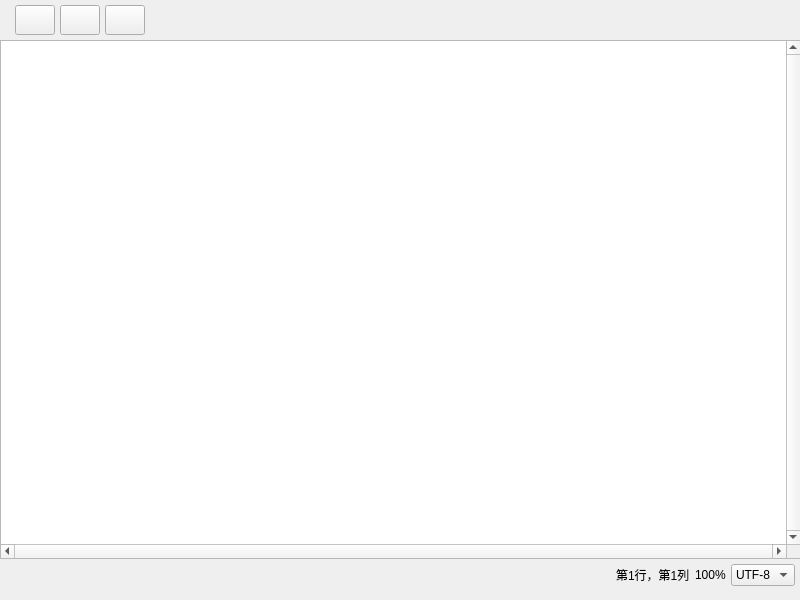
<?xml version="1.0" encoding="UTF-8"?>
<ui version="4.0">
 <class>Widget</class>
 <widget class="QWidget" name="Widget">
  <property name="geometry">
   <rect>
    <x>0</x>
    <y>0</y>
    <width>800</width>
    <height>600</height>
   </rect>
  </property>
  <property name="windowTitle">
   <string>Widget</string>
  </property>
  <widget class="QWidget" name="verticalLayoutWidget">
   <property name="geometry">
    <rect>
     <x>0</x>
     <y>0</y>
     <width>801</width>
     <height>591</height>
    </rect>
   </property>
   <layout class="QVBoxLayout" name="verticalLayout">
    <property name="spacing">
     <number>5</number>
    </property>
    <property name="sizeConstraint">
     <enum>QLayout::SetNoConstraint</enum>
    </property>
    <item>
     <layout class="QHBoxLayout" name="horizontalLayout">
      <property name="sizeConstraint">
       <enum>QLayout::SetDefaultConstraint</enum>
      </property>
      <property name="leftMargin">
       <number>15</number>
      </property>
      <property name="topMargin">
       <number>5</number>
      </property>
      <item>
       <widget class="QPushButton" name="openBtn">
        <property name="enabled">
         <bool>true</bool>
        </property>
        <property name="sizePolicy">
         <sizepolicy hsizetype="Minimum" vsizetype="Minimum">
          <horstretch>0</horstretch>
          <verstretch>0</verstretch>
         </sizepolicy>
        </property>
        <property name="minimumSize">
         <size>
          <width>30</width>
          <height>30</height>
         </size>
        </property>
        <property name="cursor">
         <cursorShape>PointingHandCursor</cursorShape>
        </property>
        <property name="focusPolicy">
         <enum>Qt::StrongFocus</enum>
        </property>
        <property name="styleSheet">
         <string notr="true"> QPushButton:hover { border-image: url(:/img/file_down.png); }

QPushButton { border-image: url(:/img/file_default.png); }</string>
        </property>
        <property name="text">
         <string/>
        </property>
       </widget>
      </item>
      <item>
       <widget class="QPushButton" name="saveBtn">
        <property name="enabled">
         <bool>true</bool>
        </property>
        <property name="sizePolicy">
         <sizepolicy hsizetype="Minimum" vsizetype="Minimum">
          <horstretch>0</horstretch>
          <verstretch>0</verstretch>
         </sizepolicy>
        </property>
        <property name="minimumSize">
         <size>
          <width>30</width>
          <height>30</height>
         </size>
        </property>
        <property name="cursor">
         <cursorShape>PointingHandCursor</cursorShape>
        </property>
        <property name="styleSheet">
         <string notr="true">QPushButton{border-image: url(:/img/save_default.png);}

QPushButton:hover{border-image: url(:/img/save_down.png);}</string>
        </property>
        <property name="text">
         <string/>
        </property>
       </widget>
      </item>
      <item>
       <widget class="QPushButton" name="closeBtn">
        <property name="minimumSize">
         <size>
          <width>30</width>
          <height>30</height>
         </size>
        </property>
        <property name="cursor">
         <cursorShape>PointingHandCursor</cursorShape>
        </property>
        <property name="styleSheet">
         <string notr="true">QPushButton{border-image: url(:/img/close.png);}

QPushButton:hover{border-image: url(:/img/close_down.png);}</string>
        </property>
        <property name="text">
         <string/>
        </property>
        <property name="iconSize">
         <size>
          <width>32</width>
          <height>32</height>
         </size>
        </property>
       </widget>
      </item>
      <item>
       <spacer name="horizontalSpacer_2">
        <property name="orientation">
         <enum>Qt::Horizontal</enum>
        </property>
        <property name="sizeHint" stdset="0">
         <size>
          <width>40</width>
          <height>20</height>
         </size>
        </property>
       </spacer>
      </item>
     </layout>
    </item>
    <item>
     <widget class="MyTextEdit" name="textEdit">
      <property name="sizePolicy">
       <sizepolicy hsizetype="Minimum" vsizetype="Expanding">
        <horstretch>0</horstretch>
        <verstretch>0</verstretch>
       </sizepolicy>
      </property>
      <property name="font">
       <font>
        <family>微软雅黑</family>
        <pointsize>12</pointsize>
       </font>
      </property>
      <property name="focusPolicy">
       <enum>Qt::StrongFocus</enum>
      </property>
      <property name="verticalScrollBarPolicy">
       <enum>Qt::ScrollBarAlwaysOn</enum>
      </property>
      <property name="horizontalScrollBarPolicy">
       <enum>Qt::ScrollBarAlwaysOn</enum>
      </property>
     </widget>
    </item>
    <item>
     <layout class="QHBoxLayout" name="horizontalLayout_2">
      <property name="rightMargin">
       <number>6</number>
      </property>
      <item>
       <spacer name="horizontalSpacer">
        <property name="orientation">
         <enum>Qt::Horizontal</enum>
        </property>
        <property name="sizeHint" stdset="0">
         <size>
          <width>40</width>
          <height>20</height>
         </size>
        </property>
       </spacer>
      </item>
      <item>
       <widget class="QLabel" name="label_2">
        <property name="enabled">
         <bool>true</bool>
        </property>
        <property name="styleSheet">
         <string notr="true"/>
        </property>
        <property name="text">
         <string>第1行，第1列</string>
        </property>
       </widget>
      </item>
      <item>
       <widget class="QLabel" name="label_3">
        <property name="styleSheet">
         <string notr="true"/>
        </property>
        <property name="text">
         <string>100%</string>
        </property>
       </widget>
      </item>
      <item>
       <widget class="QComboBox" name="comboBox">
        <item>
         <property name="text">
          <string>UTF-8</string>
         </property>
        </item>
        <item>
         <property name="text">
          <string>GBK</string>
         </property>
        </item>
       </widget>
      </item>
     </layout>
    </item>
    <item>
     <widget class="QFrame" name="frame">
      <property name="frameShape">
       <enum>QFrame::StyledPanel</enum>
      </property>
      <property name="frameShadow">
       <enum>QFrame::Raised</enum>
      </property>
     </widget>
    </item>
   </layout>
  </widget>
 </widget>
 <customwidgets>
  <customwidget>
   <class>MyTextEdit</class>
   <extends>QTextEdit</extends>
   <header>mytextedit.h</header>
  </customwidget>
 </customwidgets>
 <resources/>
 <connections/>
</ui>
